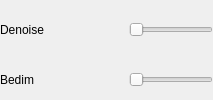
            <widget class="QWidget" name="widget_13" native="true">
             <layout class="QVBoxLayout" name="verticalLayout_10">
              <property name="spacing">
               <number>0</number>
              </property>
              <property name="leftMargin">
               <number>0</number>
              </property>
              <property name="topMargin">
               <number>0</number>
              </property>
              <property name="rightMargin">
               <number>0</number>
              </property>
              <property name="bottomMargin">
               <number>0</number>
              </property>
              <item>
               <widget class="QWidget" name="widget_14" native="true">
                <layout class="QHBoxLayout" name="horizontalLayout_21">
                 <property name="leftMargin">
                  <number>0</number>
                 </property>
                 <property name="rightMargin">
                  <number>0</number>
                 </property>
                 <property name="bottomMargin">
                  <number>0</number>
                 </property>
                 <item>
                  <widget class="QLabel" name="label_13">
                   <property name="text">
                    <string>Denoise</string>
                   </property>
                  </widget>
                 </item>
                 <item>
                  <spacer name="horizontalSpacer_13">
                   <property name="orientation">
                    <enum>Qt::Horizontal</enum>
                   </property>
                   <property name="sizeHint" stdset="0">
                    <size>
                     <width>74</width>
                     <height>20</height>
                    </size>
                   </property>
                  </spacer>
                 </item>
                 <item>
                  <widget class="QSlider" name="horizontalSlider_5">
                   <property name="maximumSize">
                    <size>
                     <width>100</width>
                     <height>16777215</height>
                    </size>
                   </property>
                   <property name="orientation">
                    <enum>Qt::Horizontal</enum>
                   </property>
                  </widget>
                 </item>
                </layout>
               </widget>
              </item>
              <item>
               <widget class="QWidget" name="widget_15" native="true">
                <layout class="QHBoxLayout" name="horizontalLayout_22">
                 <property name="leftMargin">
                  <number>0</number>
                 </property>
                 <property name="rightMargin">
                  <number>0</number>
                 </property>
                 <property name="bottomMargin">
                  <number>0</number>
                 </property>
                 <item>
                  <widget class="QLabel" name="label_14">
                   <property name="text">
                    <string>Bedim   </string>
                   </property>
                  </widget>
                 </item>
                 <item>
                  <spacer name="horizontalSpacer_14">
                   <property name="orientation">
                    <enum>Qt::Horizontal</enum>
                   </property>
                   <property name="sizeHint" stdset="0">
                    <size>
                     <width>79</width>
                     <height>20</height>
                    </size>
                   </property>
                  </spacer>
                 </item>
                 <item>
                  <widget class="QSlider" name="horizontalSlider_6">
                   <property name="maximumSize">
                    <size>
                     <width>100</width>
                     <height>16777215</height>
                    </size>
                   </property>
                   <property name="orientation">
                    <enum>Qt::Horizontal</enum>
                   </property>
                  </widget>
                 </item>
                </layout>
               </widget>
              </item>
             </layout>
            </widget>
